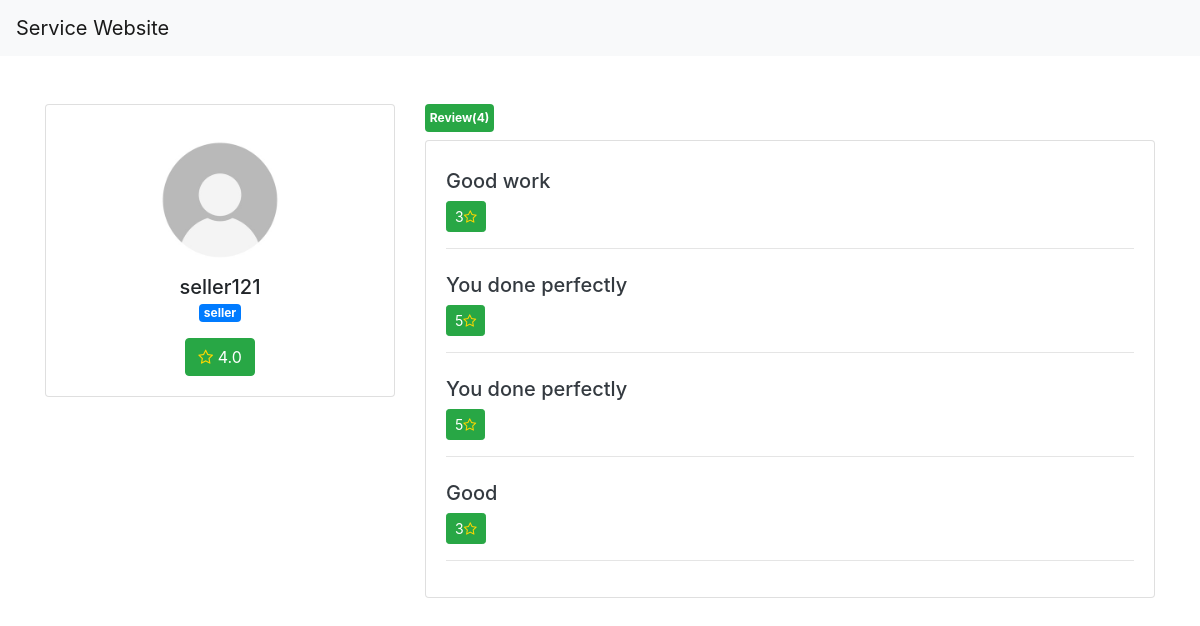
Screenshot of /account/singleprofile/?userid=1 with the database file from the repository.
### account/models.py (models this page shows)
class User(AbstractUser):
    is_admin = models.BooleanField('Is admin', default=False)
    is_buyer= models.BooleanField('Is buyer', default=False)
    is_seller =models.BooleanField('Is seller', default=False)

class Review(models.Model):
    reviewgivenid= models.IntegerField(max_length=20)
    reviewreceiveid = models.IntegerField(max_length=20)
    comment = models.TextField(max_length=300)
    rating = models.IntegerField(max_length=20)
    bol = models.BooleanField(default=0)

### account/views.py (the view)
# urls.py: path('singleprofile/',views.singleprofile,name='singleprofile'),
def singleprofile(request):
    if request.method == "GET":
        context={}
        id = request.GET.get('userid')
        context['user'] =User.objects.filter(id=id)
        context['review'] = Review.objects.filter(reviewreceiveid=id)
        a = context['review']
        b= context['review'].count()
        if b==0:
            context['count']=0
            context['rating']=0
        else:
            total_rating_count =0
            for data in a:
                total_rating_count =total_rating_count+data.rating
                print(data.rating)
                print(total_rating_count)
            total_review_count =  Review.objects.filter(reviewreceiveid=id).count()
            print(total_review_count)
            context['count'] = total_review_count
            rating = total_rating_count/total_review_count
            context['rating']=rating
            print(rating)
            print(id)
        return render(request,'profile.html',context)

### templates/profile.html (shortened to what this page needs)
<!doctype html>
<html lang="en">
  <head>
    <link rel="stylesheet" href="https://cdn.jsdelivr.net/npm/bootstrap@4.0.0/dist/css/bootstrap.min.css">
    {% load static %}
    <link rel="stylesheet" href="https://cdnjs.cloudflare.com/ajax/libs/font-awesome/4.7.0/css/font-awesome.min.css">
  </head>
  <body>
    <div class="row bg-light">
      <div class="col-md-2">
          <nav class="navbar navbar-light ">
              <a class="navbar-brand" href="#">Service Website</a>
            </nav>
      </div>
      <div class="col-md-3"></div>
      <div class="col-md-3"></div>
      <div class="col-md-3 ">
        <nav class="navbar navbar-expand-lg navbar-light bg-light">
        </nav>
      </div>
  </div>
      <section>
        <div class="container py-5">
          <div class="row">
            <div class="col-lg-4">
              <div class="card mb-4">
                <div class="card-body text-center">
                    <img src="/static/images/profile.jpg" alt="avatar"
                    class="rounded-circle img-fluid" style="width: 150px;">
                    {% for data in user %}
                  <h5 class="my-0">{{data.username}}</h5>
                       {% if data.is_seller == 1 %}
                         <p class=" badge badge-primary">seller</p>
                       {% else %}
                        <p class="text-muted">Buyer</p>
                       {% endif %}
                  <br>
                   {% endfor %}
                   <button class="btn btn-success"><i class="fa fa-star-o" style="color:#FFD700"></i> {{rating}}</button>
                </div>
              </div>
            </div>
            <div class="col-lg-8">
                <h6 class="pt-2 pb-2 badge badge-success"> Review({{count}})</h6>
              <div class="card mb-4">
                <div class="card-body">
                  <div class="row">
                    {% for data in review %}
                    <div class="col-sm-12 mt-2 ">
                      <h5 class="mb-0"><a href="/account/singleprofile/?userid={{data.reviewgivenid}}" class="text-dark"> {{data.comment}}</a></h5>
                      <button class="btn btn-sm btn-success mt-2">{{ data.rating }}<i class="fa fa-star-o" style="color:#FFD700"></i></button>
                      <hr>
                    </div>
                    {% endfor %}
                  </div>
                </div>
              </div>
            </div>
          </div>
        </div>
      </section>
  </body>
</html>

### rows the page displays
User: username "seller121", is_seller "seller"
Review: comment "Good work", rating "3"
Review: comment "You done perfectly", rating "5"
Review: comment "You done perfectly", rating "5"
Review: comment "Good", rating "3"

### other values shown
{{ rating }} "4.0"
{{ count }} "4"
